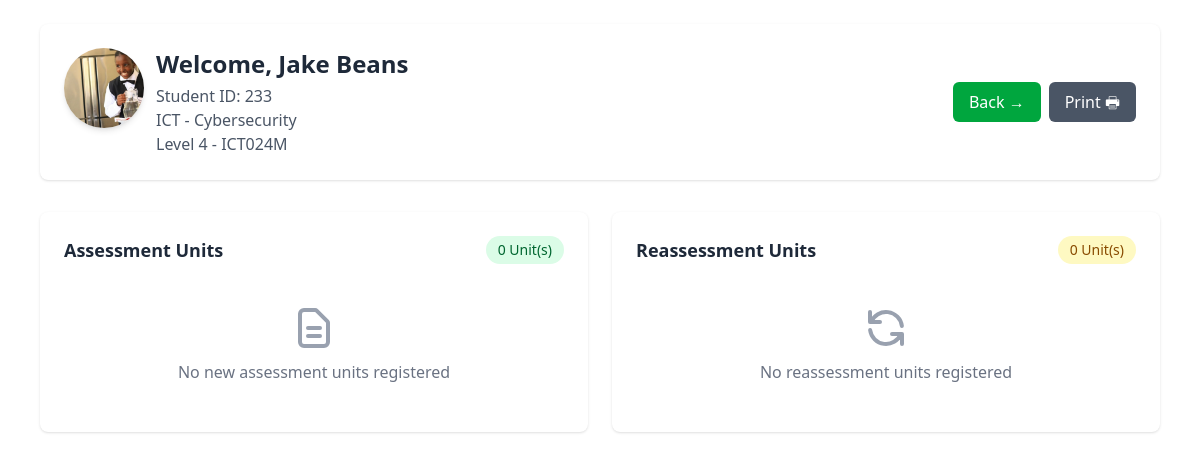
The app's page /students/1, older data.
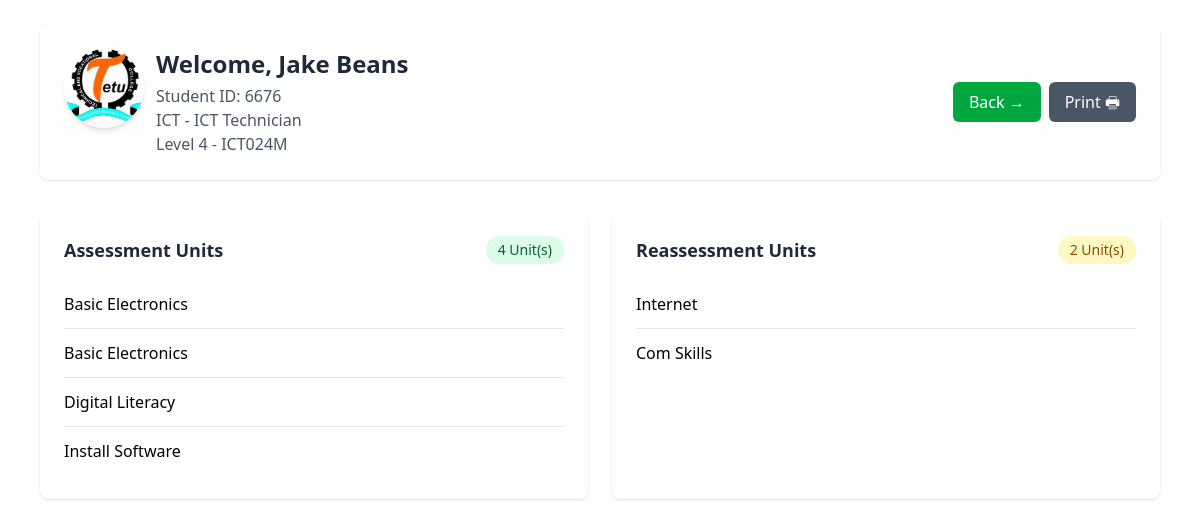
The same page, newer data.
### models.py (models this page shows)
class Student(db.Model):
    id = db.Column(db.Integer, primary_key=True)
    admission_number = db.Column(db.String(20), unique=True)
    fullname = db.Column(db.String(100))
    department_id = db.Column(db.Integer, db.ForeignKey('department.id'))
    course_id = db.Column(db.Integer, db.ForeignKey('course.id'))
    classroom = db.Column(db.String(50))
    level = db.Column(db.String(50))
    profile_image = db.Column(db.String(250), nullable=True)

class Course(db.Model):
    id = db.Column(db.Integer, primary_key=True)
    name = db.Column(db.String(100), nullable=False)
    department_id = db.Column(db.Integer, db.ForeignKey('department.id'), nullable=False)
    students = db.relationship('Student', backref='course', lazy=True)

class UnitRegistration(db.Model):
    id = db.Column(db.Integer, primary_key=True)
    student_id = db.Column(db.Integer, db.ForeignKey('student.id'))
    unit_name = db.Column(db.String(100))
    is_reassessment = db.Column(db.Boolean, default=False)

### app.py (the view)
@app.route('/students/<int:student_id>')
def student_details(student_id):
    student = Student.query.get_or_404(student_id)
    new_units = UnitRegistration.query.filter_by(student_id=student_id, is_reassessment=False).all()
    reassessments = UnitRegistration.query.filter_by(student_id=student_id, is_reassessment=True).all()
    return render_template('student_details.html', student=student, new_units=new_units, reassessments=reassessments)

### templates/student_details.html (shortened to what this page needs)
{% extends 'base.html' %}
{% block content %}
<div class="max-w-6xl mx-auto px-4 py-6">
    <div
        class="flex flex-col sm:flex-row justify-between items-start sm:items-center mb-8 bg-white p-6 rounded-lg shadow print:shadow-none">
        <div class="flex space-x-3">
            <div>
                {% if student.profile_image %}
                <img src="{{ url_for('static', filename=student.profile_image) }}"
                    alt="{{ student.fullname }}'s Profile Image" class="rounded-full
                h-20 w-20 object-cover shadow-md">
                {% else %}
                <div class="rounded-full h-20 w-20 bg-gray-300 flex items-center justify-center">
                    <span class="text-gray-500">No Image</span>
                </div>
                {% endif %}
            </div>
            <div>
                <h2 class="text-2xl font-bold text-gray-800">Welcome, {{ student.fullname }}</h2>
                <p class="text-gray-600 mt-1">Student ID: {{ student.admission_number }}</p>
                <p class="text-gray-600">{{ student.department.name }} - {{ student.course.name }}</p>
                <p class="text-gray-600">{{ student.level }} - {{ student.classroom }}</p>
            </div>
        </div>
        <div class="mt-4 sm:mt-0 flex flex-col sm:flex-row gap-2">
            <a href="{{ url_for('students_list') }}"
                class="print:hidden bg-green-600 hover:bg-green-700 text-white px-4 py-2 rounded-md transition duration-150 ease-in-out flex items-center justify-center">
                Back &rarr;
            </a>
            <button onclick="window.print()"
                class="print:hidden bg-gray-600 hover:bg-gray-700 text-white px-4 py-2 rounded-md transition duration-150 ease-in-out flex items-center justify-center">
                Print 🖶
            </button>
        </div>
    </div>
    <div class="grid grid-cols-1 md:grid-cols-2 gap-6 mb-6">
        <div class="bg-white p-6 rounded-lg shadow print:shadow-none print:border">
            <div class="flex justify-between items-center mb-4">
                <h3 class="text-lg font-bold text-gray-800">Assessment Units</h3>
                <span class="bg-green-100 text-green-800 text-sm px-3 py-1 rounded-full font-medium">{{ new_units|length
                    }} Unit(s)</span>
            </div>
            {% if new_units %}
            <ul class="divide-y divide-gray-200">
                {% for unit in new_units %}
                <li class="py-3 flex justify-between items-center">
                    <div>
                        <p class="font-medium">{{ unit.unit_name }}</p>
                    </div>
                </li>
                {% endfor %}
            </ul>
            {% else %}
            <div class="text-center py-6 text-gray-500">
                <p>No new assessment units registered</p>
            </div>
            {% endif %}
        </div>
        <div class="bg-white p-6 rounded-lg shadow print:shadow-none print:border">
            <div class="flex justify-between items-center mb-4">
                <h3 class="text-lg font-bold text-gray-800">Reassessment Units</h3>
                <span class="bg-yellow-100 text-yellow-800 text-sm px-3 py-1 rounded-full font-medium">{{
                    reassessments|length }} Unit(s)</span>
            </div>
            {% if reassessments %}
            <ul class="divide-y divide-gray-200">
                {% for unit in reassessments %}
                <li class="py-3 flex justify-between items-center">
                    <div>
                        <p class="font-medium">{{ unit.unit_name }}</p>
                    </div>
                </li>
                {% endfor %}
            </ul>
            {% else %}
            <div class="text-center py-6 text-gray-500">
                <p>No reassessment units registered</p>
            </div>
            {% endif %}
        </div>
    </div>
    {% endblock %}

Row changes from the older to the newer data that the page shows:
no longer on this page (row unchanged): Course: course.name "Cybersecurity"
changed Student "Jake Beans": profile_image: a different picture; admission_number "233" → "6676"
now on this page (row unchanged): Course: course.name "ICT Technician"
now on this page (row edited): UnitRegistration: unit_name "Basic Electronics", shown under "Assessment Units"
now on this page (row edited): UnitRegistration: unit_name "Basic Electronics", shown under "Assessment Units"
now on this page (row edited): UnitRegistration: unit_name "Digital Literacy", shown under "Assessment Units"
added UnitRegistration: unit_name "Install Software", shown under "Assessment Units"
added UnitRegistration: unit_name "Internet", shown under "Reassessment Units"
added UnitRegistration: unit_name "Com Skills", shown under "Reassessment Units"
Text that changed along with them:
{{ new_units|length }}: "0" → "4"
{{ reassessments|length }}: "0" → "2"
text no longer shown: "No new assessment units registered No reassessment units registered"
